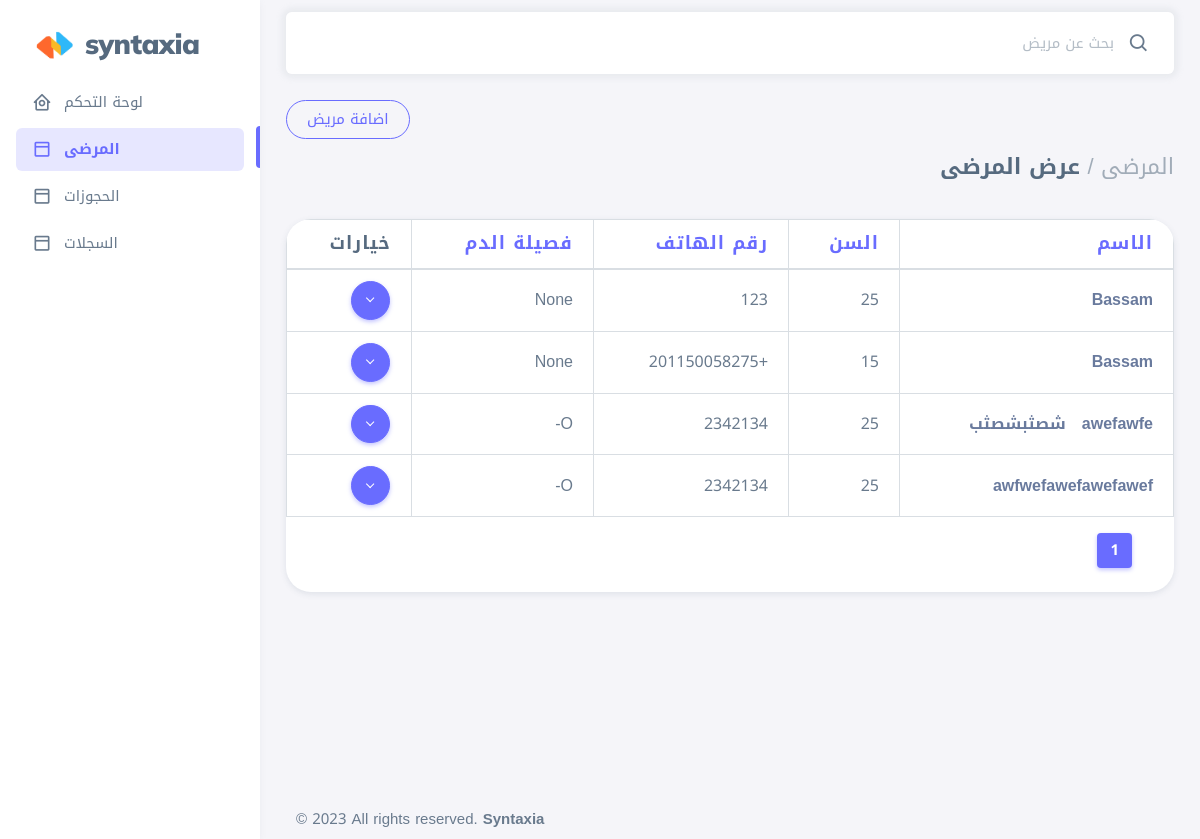
The page /patients/ (signed in) on the database as committed earlier.
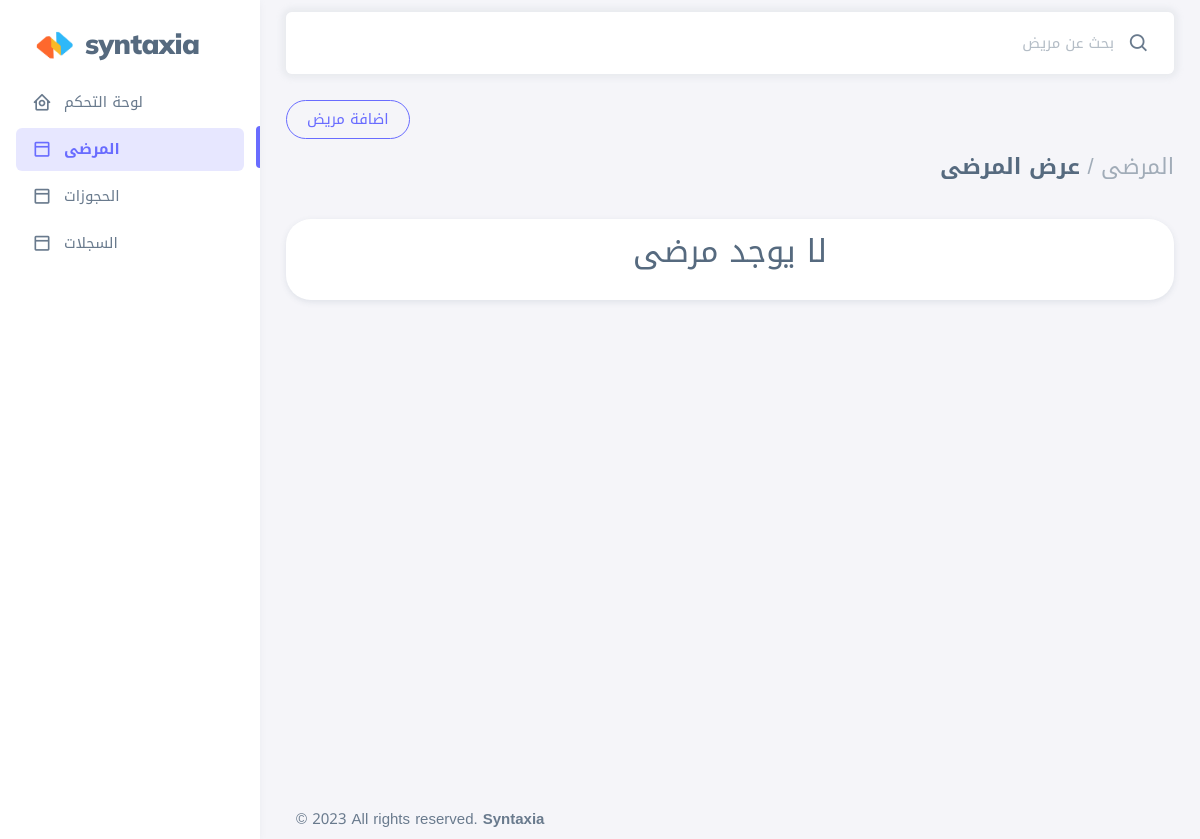
The same page on the database as committed later.
### home_app/models.py (models this page shows, shortened)
class Patient(models.Model):
    name = models.CharField(max_length=100,blank=False, null=False)
    email = models.EmailField(max_length=100, blank=True, null=True)
    phone = models.CharField(max_length=20, blank=False, null=False)
    address = models.CharField(max_length=200, blank=True, null=True)
    bloodgroup = models.CharField(max_length=10, blank=True, null=True)
    sex = models.CharField(max_length=10, blank=False)
    age = models.IntegerField(blank=False, null=True)
    notes = models.TextField(max_length=255, blank=True, null=True)
    created_at = models.DateField(auto_now_add =True, blank=True, null=True)
    updated_at = models.DateField(auto_now=True, blank=True, null=True)

### home_app/views.py (the view)
# urls.py: path('patients/' , views.patients, name = 'patients' ),
@login_required(login_url=('/home_app/login'))
def patients(request):
    patients = Patient.objects.all().order_by('name')
    p = Paginator(patients, 10)
    page = request.GET.get('page', 1)
    p_list = p.get_page(page)
    context = {
        'patients' : patients,
        'p_list' : p_list
    }
    return render(request , 'pages/patients.html',context)

### templates/pages/patients.html (shortened to what the changed rows need)
    {% extends 'base.html' %}
    {% load static %}
    {% block content %}
    <div class="layout-wrapper layout-content-navbar">
        <div class="layout-container">
          <div class="layout-page">
            <div class="content-wrapper">
              <div class="container-xxl flex-grow-1 container-p-y">
                <div dir="rtl" class="card" style="border-radius: 25px;">
                  <div  class="table-responsive text-nowrap" style="border-radius: 25px;">
                    {% if patients %}
                    <table class="table table-hover table-bordered" style="border-radius: 25px;">
                      <thead>
                        <tr>
                          <th style="font-size: 18px;color: #696cff;font-weight: bold;">الاسم</th>
                          <th  style="font-size: 18px;color: #696cff;font-weight: bold;">السن</th>
                          <th  style="font-size: 18px;color: #696cff;font-weight: bold;">رقم الهاتف</th>
                          <th  style="font-size: 18px;color: #696cff;font-weight: bold;">فصيلة الدم</th>
                          <th  style="font-size: 18px;font-weight: bold;">خيارات</th>
                        </tr>
                      </thead>
                      <tbody class="table-border-bottom-0">
                        {% for patient in p_list %}
                        <tr>
                          <td style="font-size: 16px;"> <strong><a style="color: #697a9d;font-weight: 700;" href="{%url 'patient_details' patient.id%}">{{patient.name}}</a></strong></td>
                          <td style="font-size: 16px;">{{patient.age}}</td>
                          <td style="font-size: 16px;">{{patient.phone}}</td>
                          <td style="font-size: 16px;">{{patient.bloodgroup}}</td>
                          <td>
                            <div class="dropdown">
                              <button type="button" class="btn p-0 dropdown-toggle hide-arrow" data-bs-toggle="dropdown">
                                <i class="btn btn-primary btn-icon rounded-pill dropdown-toggle "></i>
                              </button>
                            </div>
                          </td>
                        </tr>
                        {% endfor %}
                      </tbody>
                    </table>
                    <div class="fw-bold py-3 mb-2">
                      <nav aria-label="Page navigation">
                        <ul class="pagination" style="margin-bottom: 0px;">
                          <li class="page-item active">
                            <a class="page-link" href="?page={{p_list.number}}">{{p_list.number}}</a>
                          </li>
                        </ul>
                      </nav>
                    </div>
                    {% else %}
                    <h2 style="padding: 15px; text-align: center;">لا يوجد مرضى</h2>
                    {% endif %}
                  </div>
                </div>
                <br>
              </div>
            </div>
          </div>
        </div>
      </div>
    {% endblock content %}

Rows that differ between the two databases and show on the page:
removed Patient: name "Bassam", age "25", phone "123", bloodgroup "None"
removed Patient: name "Bassam", age "15", phone "+201150058275", bloodgroup "None"
removed Patient: name "awefawfeشصثبشصثب", age "25", phone "2342134", bloodgroup "O-"
removed Patient: name "awfwefawefawefawef", age "25", phone "2342134", bloodgroup "O-"
Other text that changed with them:
{{ p_list.number }}: "1" → (not shown)
text no longer shown: "الاسم السن رقم الهاتف فصيلة الدم خيارات"
text now shown: "لا يوجد مرضى"
